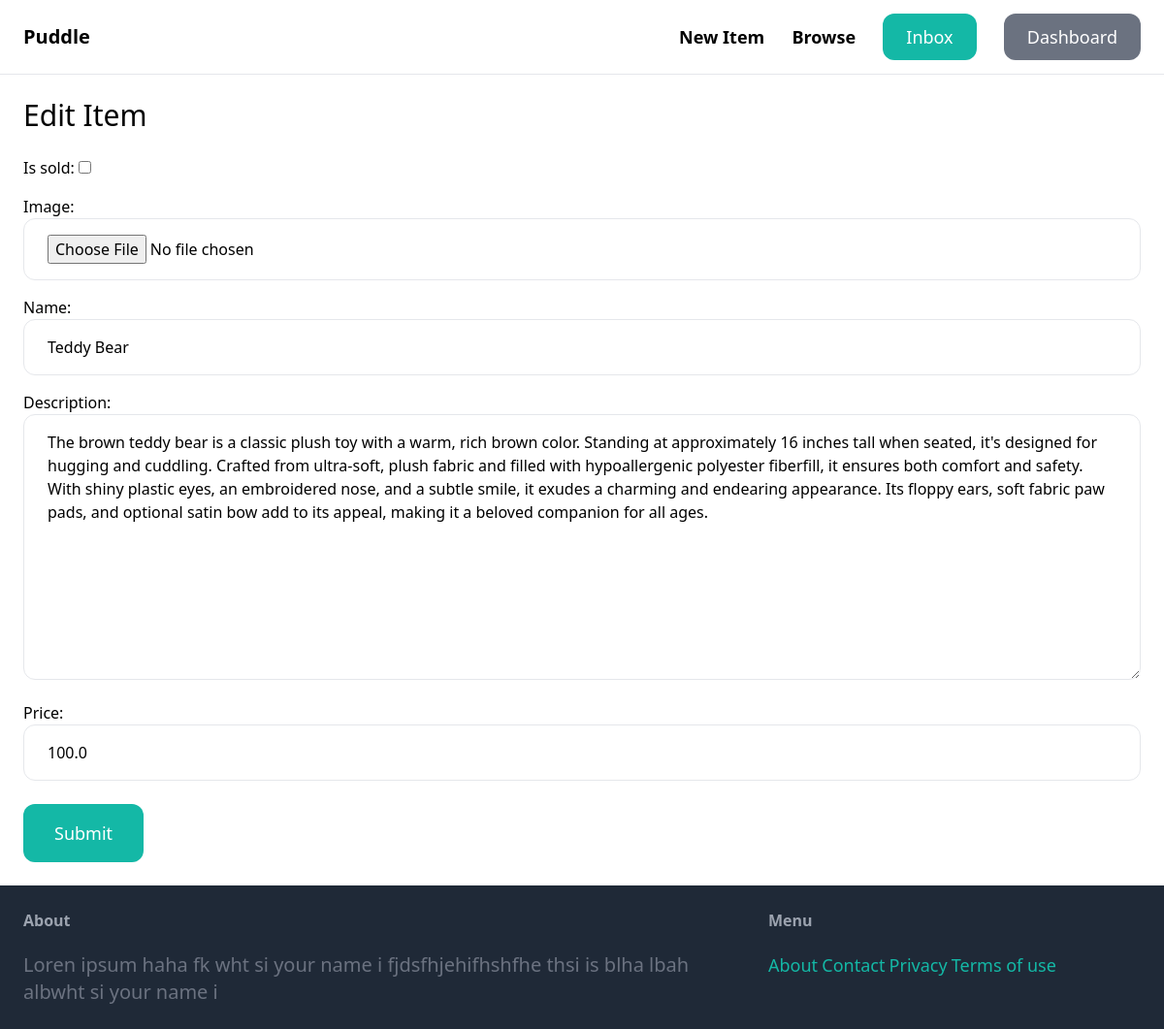
The page /items/1/edit/ (signed in) on the database its author committed.
### item/models.py (models this page shows, shortened)
class Item(models.Model):
    category=models.ForeignKey(Category,related_name='items', on_delete=models.CASCADE)
    name=models.CharField(max_length=255)
    description = models.TextField(blank=True, null=True)
    price=models.FloatField()
    image=models.ImageField(upload_to='item_images',blank=True,null=True)
    is_sold=models.BooleanField(default=False)
    created_by=models.ForeignKey(User, related_name='items', on_delete=models.CASCADE)
    created_at=models.DateTimeField(auto_now=True)

### item/views.py (the view)
# urls.py: path('<int:pk>/edit/' ,views.edit , name='edit'),
@login_required
def edit(request,pk):
    item=get_object_or_404(Item, pk=pk, created_by=request.user)
    if request.method=='POST':
        form = EditItemForm(request.POST , request.FILES,instance=item)
        if form.is_valid():
            item.save()
            return redirect('item:detail',pk=item.id)
    else:
        form= EditItemForm(
            instance=item
        )
    return render(request,'item/form.html', {
                  'form':form,
                  'title':'Edit Item'
                  })

### item/forms.py
class EditItemForm(forms.ModelForm):
    class Meta:
        model= Item
        fields={'name','description','price','image','is_sold'}
        widgets={
            'name':forms.TextInput(attrs={
                'class':INPUT_CLASSES
            }),
            'description':forms.Textarea(attrs={
                'class':INPUT_CLASSES
            }),
            'price':forms.TextInput(attrs={
                'class':INPUT_CLASSES
            }),
            'image':forms.FileInput(attrs={
                'class':INPUT_CLASSES
            })
        }

### item/templates/item/form.html (shortened to what this page needs)
{% extends 'core/base.html' %}
{% block content %}
<h1 class="mb-6 text-3xl">{{title}}</h1>
<form method='post' action="." enctype="multipart/form-data">
    <div class="space-y-4">
        {{form.as_p}}
    </div>
    <button class="py-4 px-8 text-lg bg-teal-500 hover:bg-teal-700 rounded-xl text-white mt-6" >Submit</button>
</form>
    {% endblock %}

### rows shown on the page
Item: name "Teddy Bear", description "The brown teddy bear is a classic plush toy with a warm, rich brown color. Standing at approximately 16 inches tall when seated, it's designed for hugging and cuddling. Crafted from ultra-soft, plush fabric and filled with hypoallergenic polyester fiberfill, it ensures both comfort and safety. With shiny plastic eyes, an embroidered nose, and a subtle smile, it exudes a charming and endearing appearance. Its floppy ears, soft fabric paw pads, and optional satin bow add to its appeal, making it a beloved companion for all ages.", price "100.0"

### other values the page prints
{{ title }} "Edit Item"
